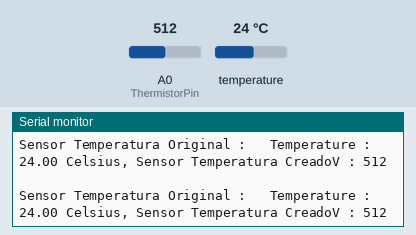
A sketch run on a simulated Arduino Uno, built with avr-gcc and run on an emulated ATmega328P. Parts: the last lines printed to the serial monitor. Inputs (shaded band) come from the test bench; at power-on: temperature 24 °C, A0 (ThermistorPin) = 512.

Above: at 3.6 s.
3.7 s: temperature set to 12 °C
At 5.8 s:
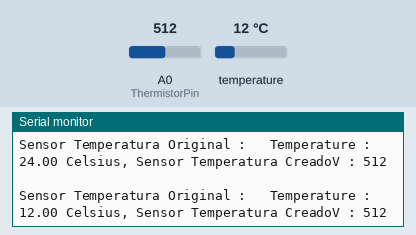
6.3 s: A0 (ThermistorPin) set to 716
At 7.7 s:
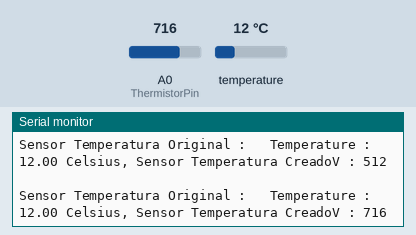
8.9 s: temperature set to 19 °C
At 11.2 s:
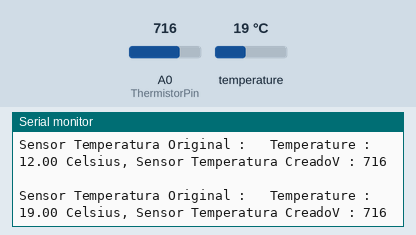
11.5 s: A0 (ThermistorPin) set to 900
At 12.3 s:
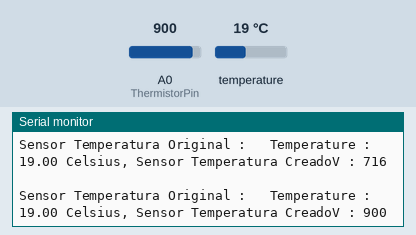
Timing chart, 0 to 14.5 s (numbered marks = the images above; inputs shaded):
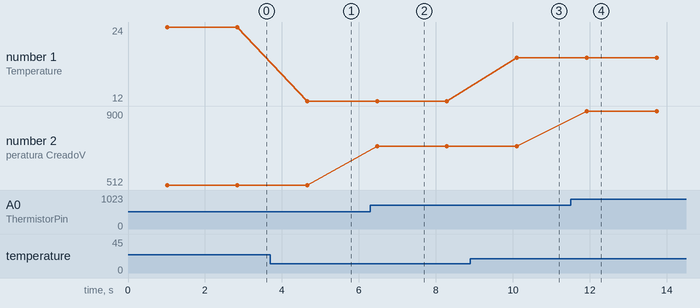

The sketch:

Comparador.ino
```cpp
//Sensor Usado Para Comparar
#include <OneWire.h>
OneWire  ds(10);  // on pin 10


//Sensor Creado
int ThermistorPin = 0;
int Vo;
float R1 = 10000;
float logR2, R2, T;
float Tc, Tf;
//float c1 = 1.009249522e-03, c2 = 2.378405444e-04, c3 = 2.019202697e-07;

void setup() {
Serial.begin(9600);
}

void loop() {
  //Sensor Usado Para Comparar
  byte i;
  byte present = 0;
  byte type_s;
  byte data[12];
  byte addr[8];
  float celsius, fahrenheit;

  if ( !ds.search(addr)) {
    //Serial.println("No more addresses.");
    //Serial.println();
    ds.reset_search();
    delay(250);
    return;
  }

  //Serial.print("ROM =");
  for( i = 0; i < 8; i++) {
    //Serial.write(' ');
    //Serial.print(addr[i], HEX);
  }

  if (OneWire::crc8(addr, 7) != addr[7]) {
     // Serial.println("CRC is not valid!");
      return;
  }
  Serial.println();

  // the first ROM byte indicates which chip
  switch (addr[0]) {
    case 0x10:
      //Serial.println("  Chip = DS18S20");  // or old DS1820
      type_s = 1;
      break;
    case 0x28:
      //Serial.println("  Chip = DS18B20");
      type_s = 0;
      break;
    case 0x22:
      //Serial.println("  Chip = DS1822");
      type_s = 0;
      break;
    default:
      //Serial.println("Device is not a DS18x20 family device.");
      return;
  }

  ds.reset();
  ds.select(addr);
  ds.write(0x44,1);         // start conversion, with parasite power on at the end

  delay(1000);     // maybe 750ms is enough, maybe not
  // we might do a ds.depower() here, but the reset will take care of it.

  present = ds.reset();
  ds.select(addr);
  ds.write(0xBE);         // Read Scratchpad

  //Serial.print("  Data = ");
  //Serial.print(present,HEX);
  Serial.print(" ");
  for ( i = 0; i < 9; i++) {           // we need 9 bytes
    data[i] = ds.read();
    //Serial.print(data[i], HEX);
    //Serial.print(" ");
  }
  //Serial.print(" CRC=");
  //Serial.print(OneWire::crc8(data, 8), HEX);
  Serial.println();

  // convert the data to actual temperature

  unsigned int raw = (data[1] << 8) | data[0];
  if (type_s) {
    raw = raw << 3; // 9 bit resolution default
    if (data[7] == 0x10) {
      // count remain gives full 12 bit resolution
      raw = (raw & 0xFFF0) + 12 - data[6];
    }
  } else {
    byte cfg = (data[4] & 0x60);
    if (cfg == 0x00) raw = raw << 3;  // 9 bit resolution, 93.75 ms
    else if (cfg == 0x20) raw = raw << 2; // 10 bit res, 187.5 ms
    else if (cfg == 0x40) raw = raw << 1; // 11 bit res, 375 ms
    // default is 12 bit resolution, 750 ms conversion time
  }
  celsius = (float)raw / 16.0;
  fahrenheit = celsius * 1.8 + 32.0;
  Serial.print("Sensor Temperatura Original : ");
  Serial.print("  Temperature : ");
  Serial.print(celsius);
  Serial.print(" Celsius, ");


  // Sensor Creado.
  Vo = analogRead(ThermistorPin);
  //R2 = R1 * (1023.0 / (float)Vo - 1.0);
  //logR2 = log(R2);
  //T = (1.0 / (c1 + c2*logR2 + c3*logR2*logR2*logR2));
  //Tc = T - 273.15;
  //Tf = (Tc * 9.0)/ 5.0 + 32.0;
  Serial.print("Sensor Temperatura Creado");
  Serial.print("V : ");
  Serial.print(Vo);
  //Serial.print("Temperature: ");
  //Serial.print(Tc);
  //Serial.println(" C");
  delay(500);
}
```

Measured:
- after the input at 3.7 s, the serial monitor: prints a new line after 0.96 s (image 1)
- after the input at 6.3 s, the serial monitor: prints a new line after 0.17 s (image 2)
- after the input at 8.9 s, the serial monitor: prints a new line after 1.2 s (image 3)
- after the input at 11.5 s, the serial monitor: prints a new line after 0.42 s (image 4)
- plotted number 1: 24 → 12 after the input at 3.7 s, 12 → 19 after the input at 8.9 s
- plotted number 2: 512 → 716 after the input at 6.3 s, 716 → 900 after the input at 11.5 s
